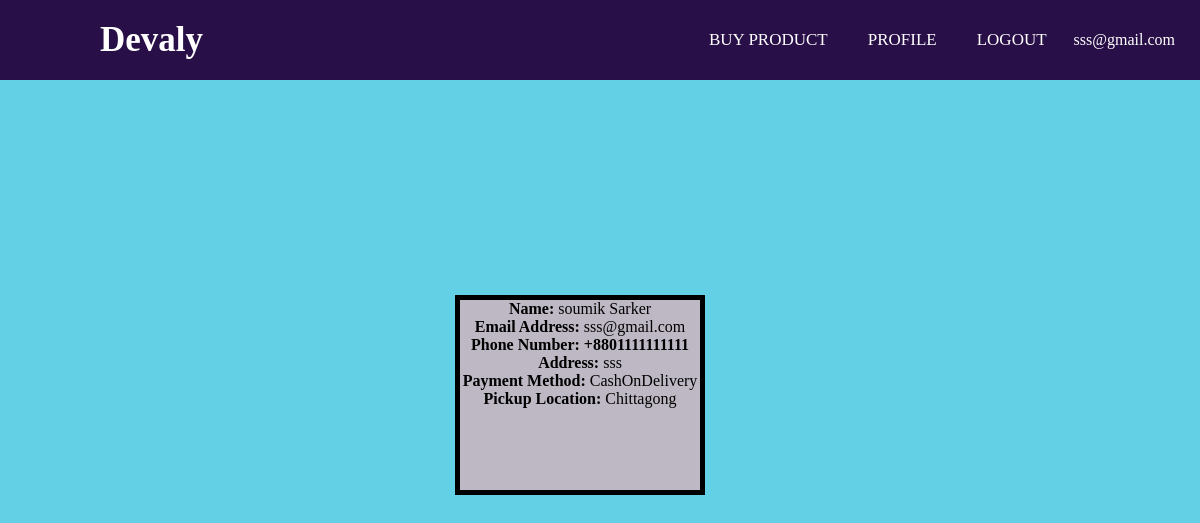
Page /customer/profile.php (signed in) on the committed database.
### tables this page shows
CREATE TABLE `customer` (
  `customer_id` smallint(4) NOT NULL,
  `location_id` char(3) DEFAULT NULL,
  `payment_id` char(1) DEFAULT NULL,
  `customer_firstName` varchar(25) NOT NULL,
  `customer_lastName` varchar(25) NOT NULL,
  `customer_email` varchar(32) NOT NULL,
  `customer_phone_number` bigint(11) NOT NULL,
  `customer_address` varchar(52) NOT NULL,
  `customer_password` varchar(10) NOT NULL
);

CREATE TABLE `paymentmethod` (
  `payment_id` char(1) NOT NULL,
  `NAME` varchar(15) NOT NULL
);

CREATE TABLE `pickup_point` (
  `location_id` char(3) NOT NULL,
  `location_name` varchar(12) DEFAULT NULL
);

### customer/profile.php (the view, shortened to what this page needs)
<!DOCTYPE html>
<html lang="en" dir="ltr">
  <head>
    <link rel="stylesheet" href="profile.css">
  </head>
  <body>
    <nav>
      <label class="logo">Devaly</label>
      <ul>
        <li><a class="active" href="customer_product_dashboard.php">Buy Product</a></li>
        <li><a href="profile.php">Profile</a></li>
        <li><a href="logout.php">Logout</a></li>
        <li><p><?php
                echo "<p style='color:white;'>" .$_SESSION["emailID"];
               ?>
           </p></li>
      </ul>
    </nav>
    <div class="container">
        <div class="child">
    <?php
    $db_server = "localhost";
    $db_user = "root";
    $db_pass = "";
    $db_name = "e_commerce";
    $conn= mysqli_connect($db_server,$db_user,$db_pass,$db_name);
    $useremail= $_SESSION["emailID"];
    $sql="SELECT *
          FROM customer c
          JOIN paymentmethod pm
          ON c.payment_id = pm.payment_id
          JOIN pickup_point pp
          ON c.location_id = pp.location_id
          AND c.customer_email ='$useremail'";
     $result=mysqli_query($conn,$sql);
     if (mysqli_num_rows($result)>0) {
       while ($row = mysqli_fetch_assoc($result)) {
             echo'<tr>
                     <b>Name:  </b><td>'.$row['customer_firstName'].'</td> <td>'.$row['customer_lastName'].'</td><br>
                     <b>Email Address:  </b><td>'.$row['customer_email'].'</td><br>
                     <b>Phone Number:  +880</b><b>'.$row['customer_phone_number'].'</b><br>
                     <b>Address:  </b><td>'.$row['customer_address'].'</td><br>
                     <b>Payment Method:  </b><td>'.$row['NAME'].'</td><br>
                     <b>Pickup Location:  </b><td>'.$row['location_name'].'</td><br>
                </tr>';
           }
       }
    ?>
  </div>
</div>
  </body>
</html>

### customer/profile.css (style rules this page uses)
* { padding: 0; margin: 0; text-decoration: none; list-style: none; box-sizing: border-box; }
body { background-color: #64D0E6; }
nav { background: #290F47; height: 80px; width: 100%; }
label.logo { color: white; font-size: 35px; line-height: 80px; padding: 0 100px; font-weight: bold; }
nav ul { float: right; margin-right: 20px; }
nav ul li { display: inline-block; line-height: 80px; margin: 0 5px; }
nav ul li a { color: white; font-size: 17px; padding: 7px 13px; border-radius: 3px; text-transform: uppercase; }
.container { ... position: relative; }
.child { width: 250px; height: 200px; background-color: #BDB8C3; border: 5px solid black; position: absolute; top: 40%; left: 40%; margin: -25px 0 0 -25px; text-align: center; }

### rows in the picture
customer: customer_firstName "soumik", customer_lastName "Sarker", customer_email "sss@gmail.com", customer_phone_number "1111111111", customer_address "sss", payment.NAME "CashOnDelivery", location.location_name "Chittagong"

### other values in the picture
$_SESSION["emailID"] "sss@gmail.com"
